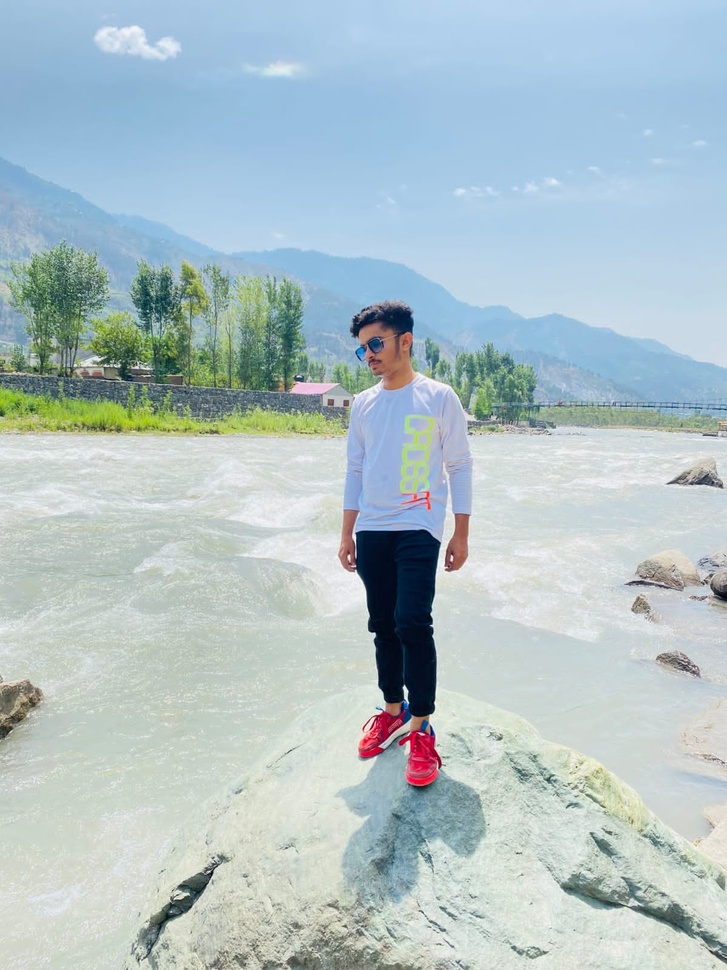
#> input picture 3_OpenCV/Resources/img.jpg, 727 x 970 px, shrunk from 1200 x 1600 before the run, found by its file name
$ python 28_cany_Edge_detection.py
#> lines starting #> are read from the running program, lines starting #| are printed output that depends on the picture

import cv2
import numpy as np
from matplotlib import pyplot as plt

img = cv2.imread("Resources\img.jpg")
#> img is the input picture: shape (970, 727, 3); mean B, G, R 198.4, 193.7, 176.2
img = cv2.cvtColor(img, cv2.COLOR_BGR2RGB)
canny = cv2.Canny(img, 100, 200)
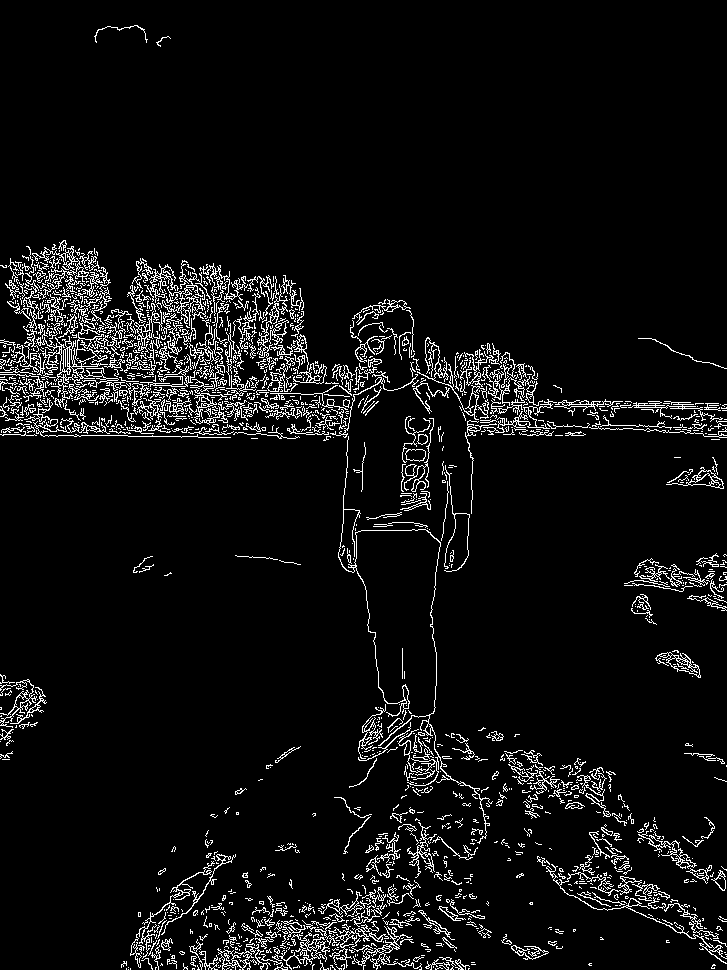
#> canny: shape (970, 727); 6% white in thin lines or dots

titles = ['image', 'canny']
images = [img, canny]
for i in range(2):
    plt.subplot(1, 2, i+1), plt.imshow(images[i], 'gray')
    plt.title(titles[i])
    plt.xticks([]),plt.yticks([])

plt.show()
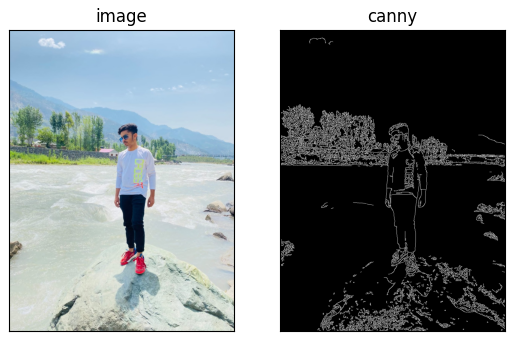
#> figure drawn by matplotlib, 2 panels
